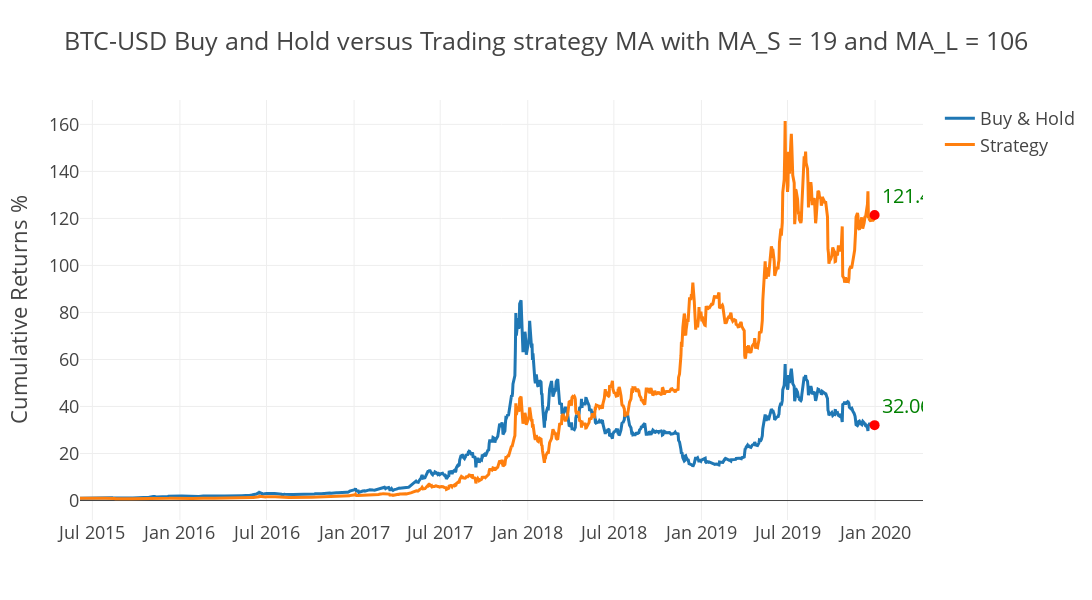

Notebook source saved alongside this figure:
### Code cell
opti_tester.plot_results()

### Figure 1 — Plotly figure (JSON) as saved in the notebook; plotly's stock layout.template omitted (floating-point values rounded to 4 significant figures; data arrays with more than 128 entries replaced by an {"elided": "..."} marker saying what was removed)
{"data": [{"name": "Buy & Hold", "type": "scatter", "x": {"elided": "1152 str values"}, "y": {"elided": "1152 float values"}}, {"name": "Strategy", "type": "scatter", "x": {"elided": "1152 str values"}, "y": {"elided": "1152 float values"}}, {"marker": {"color": "red", "size": 10}, "mode": "markers+text", "showlegend": false, "text": ["32.06789713398097"], "textfont": {"color": "green", "size": 20}, "textposition": "top right", "type": "scatter", "x": ["2019-12-31T00:00:00"], "y": [32.07]}, {"marker": {"color": "red", "size": 10}, "mode": "markers+text", "showlegend": false, "text": ["121.45459920685094"], "textfont": {"color": "green", "size": 20}, "textposition": "top right", "type": "scatter", "x": ["2019-12-31T00:00:00"], "y": [121.5]}], "layout": {"height": 600, "title": {"text": "BTC-USD Buy and Hold versus Trading strategy MA with MA_S = 19 and MA_L = 106"}, "width": 1400, "yaxis": {"title": {"text": "Cumulative Returns %"}}}}
